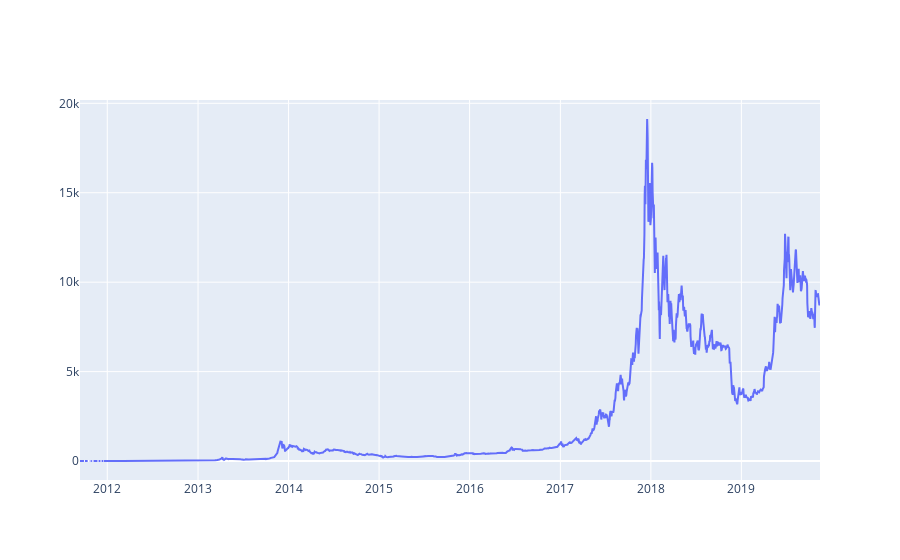

Write notebook code for a chart like this one.
### Code cell
# Calculate the average BTC price as a new column
btc_usd_datasets['avg_btc_price_usd'] = btc_usd_datasets.mean(axis=1)
# Plot the average BTC price
btc_trace = go.Scatter(x=btc_usd_datasets.index, y=btc_usd_datasets['avg_btc_price_usd'])
py.iplot([btc_trace])

### Figure 1 — Plotly figure (JSON) as saved in the notebook; plotly's stock layout.template omitted (floating-point values rounded to 4 significant figures; data arrays with more than 128 entries replaced by an {"elided": "..."} marker saying what was removed)
{"data": [{"type": "scatter", "x": {"elided": "2985 str values"}, "y": {"elided": "2985 float values"}}], "layout": {}}
